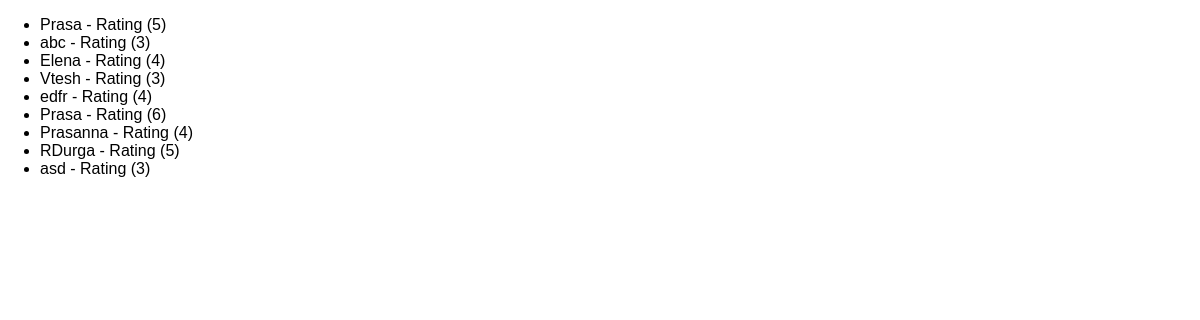
The app's page /reviews with its own data.
### reviews/models.py (models this page shows, shortened)
class Review(models.Model):
    user_name = models.CharField(max_length=30)
    review_text = models.TextField()
    rating = models.IntegerField(validators=[MinValueValidator(1),MaxValueValidator(5)])

### reviews/views.py (the view)
# urls.py: path("reviews", views.ReviewsListView.as_view(),name="review-list-page"),
class  ReviewsListView(ListView):
    template_name = "reviews/review_list.html"
    model = Review
    context_object_name =  "reviews"

### reviews/templates/reviews/review_list.html (shortened to what this page needs)
{% extends "reviews/base.html" %}
{% block  content %}
<ul>
    {% for review in reviews  %}
    <li href="">{{ review.user_name }} - Rating ({{ review.rating }})</li>
    {% endfor %}
</ul>
{% endblock  %}

### reviews/templates/reviews/base.html (shortened to what this page needs)
{% load static %}
<!DOCTYPE html>
<html lang="en">
<head>
    <link rel="stylesheet" href={% static "reviews/style.css" %}></link>
</head>
<body>
    {% block content  %}
    {% endblock %}
</body>
</html>

### reviews/static/reviews/style.css (style rules this page uses)
body { font-family: sans-serif; margin: 0; }

### records on screen
Review: user_name "Prasa", rating "5"
Review: user_name "abc", rating "3"
Review: user_name "Elena", rating "4"
Review: user_name "Vtesh", rating "3"
Review: user_name "edfr", rating "4"
Review: user_name "Prasa", rating "6"
Review: user_name "Prasanna", rating "4"
Review: user_name "RDurga", rating "5"
Review: user_name "asd", rating "3"
